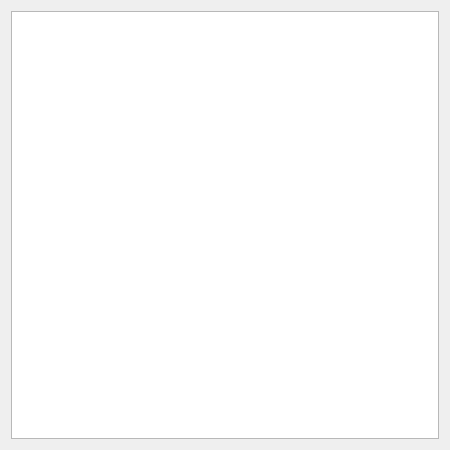
<?xml version="1.0" encoding="UTF-8"?>
<ui version="4.0">
 <class>FormLicense</class>
 <widget class="QWidget" name="FormLicense">
  <property name="geometry">
   <rect>
    <x>0</x>
    <y>0</y>
    <width>450</width>
    <height>450</height>
   </rect>
  </property>
  <property name="minimumSize">
   <size>
    <width>450</width>
    <height>450</height>
   </size>
  </property>
  <property name="windowTitle">
   <string>License</string>
  </property>
  <layout class="QGridLayout" name="gridLayout">
   <item row="0" column="0">
    <widget class="QPlainTextEdit" name="plainTextEdit">
     <property name="readOnly">
      <bool>true</bool>
     </property>
    </widget>
   </item>
  </layout>
 </widget>
 <resources/>
 <connections/>
</ui>
